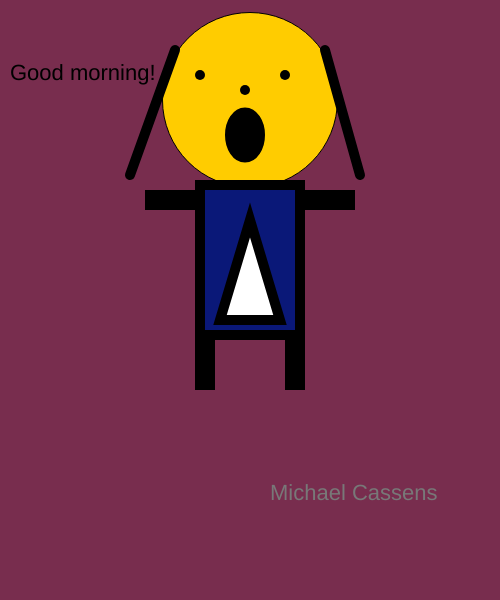
Frame 1 (no input)
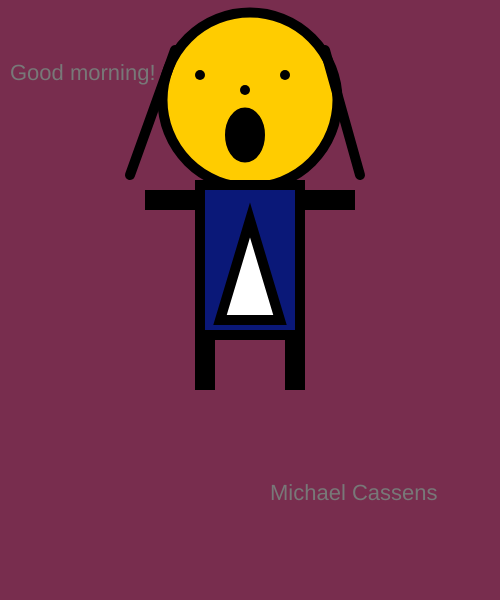
Frame 60 (no input)
Frame 120 (the mouse pressed at the canvas centre since frame 60): identical to frame 60, image omitted

The p5.js sketch that drew these frames (run headless with seeded random() and noise() and a simulated clock; from frame 60 on, the mouse is pressed at the canvas centre):

// p5.js sketch
// ── sketch.js

function setup()
{
    createCanvas(500, 600);
}

function draw()
{
    background(120,45,78);
    textSize(22)
    text("Good morning!", 10,80);

    // head
    fill(255, 204, 0);
    circle(250,100,175);
   
    // eyes
    strokeWeight(10);
    fill(0);
    point(200,75);
    point(285,75);

    // nose
    point(245,90);
    
    // mouth
    ellipse(245, 135, 30, 45)

    // hair
    line(130,175,175,50);
    line(325,50,360,175);
    // body
    fill(10, 24, 120);
    rect(200,185,100,150);
    
    // decoration
    fill(255);
    triangle(220,320,250,220,280,320)
    // right arm
    fill(10, 24, 120);
    rect(300,195,50,10);
    // left arm
    rect(150,195,50,10);
    // left leg
    rect(200,335,10,50);
    // right leg
    rect(290,335,10,50);
    
    fill(120);
    textSize(22);
    text("Michael Cassens",270,500 );


}
